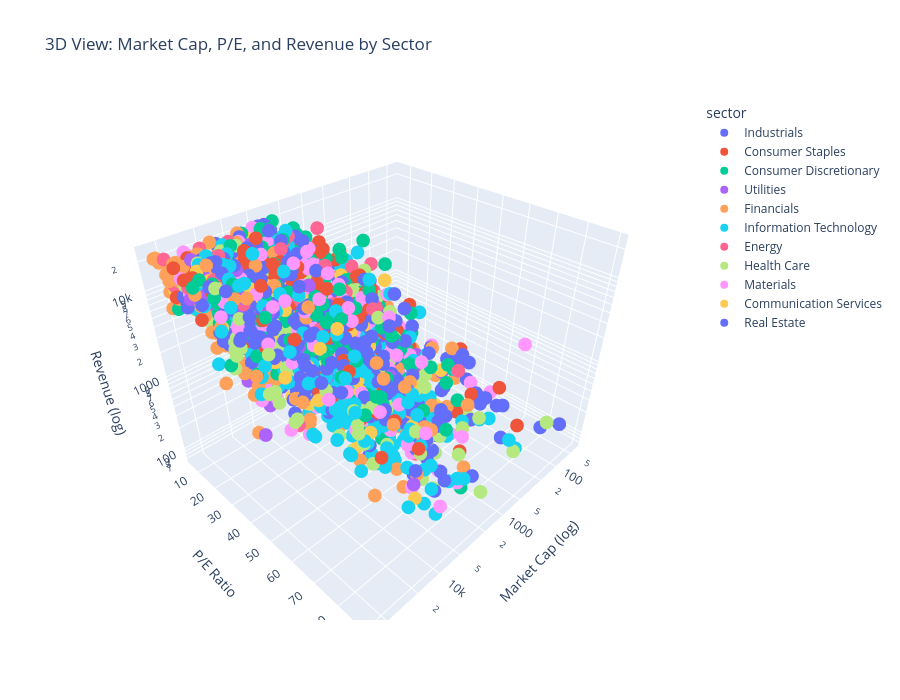

This figure's notebook cell:
### Code cell
# 3D scatter: Market Cap, P/E, and Revenue Growth
if HAVE_PLOTLY:
    scatter_3d_cols = ['market_cap', 'p_e', 'revenue']
    scatter_3d_available = all([c in all_stocks.columns for c in scatter_3d_cols])

    if scatter_3d_available and 'sector' in all_stocks.columns:
        scatter_3d_data = all_stocks[scatter_3d_cols + ['sector', 'ticker']].dropna()

        # Filter outliers
        for col in scatter_3d_cols:
            scatter_3d_data = scatter_3d_data[
                scatter_3d_data[col].between(
                        scatter_3d_data[col].quantile(0.05),
                        scatter_3d_data[col].quantile(0.95)
                        )
            ]

        if len(scatter_3d_data) > 10:
            fig = px.scatter_3d(
                    scatter_3d_data,
                    x='market_cap',
                    y='p_e',
                    z='revenue',
                    color='sector',
                    hover_data=['ticker'],
                    log_x=True,
                    log_z=True,
                    title='3D View: Market Cap, P/E, and Revenue by Sector',
                    labels={
                        'market_cap': 'Market Cap (log)',
                        'p_e': 'P/E Ratio',
                        'revenue': 'Revenue (log)'
                        },
                    height=700
                    )
            fig.show()

### Figure 1 — Plotly figure (JSON) as saved in the notebook; plotly's stock layout.template omitted (floating-point values rounded to 4 significant figures; data arrays with more than 128 entries replaced by an {"elided": "..."} marker saying what was removed)
{"data": [{"customdata": {"elided": "951x1 str values"}, "hovertemplate": "sector=Industrials<br>Market Cap (log)=%{x}<br>P/E Ratio=%{y}<br>Revenue (log)=%{z}<br>ticker=%{customdata[0]}<extra></extra>", "legendgroup": "Industrials", "marker": {"color": "#636efa", "symbol": "circle"}, "mode": "markers", "name": "Industrials", "scene": "scene", "showlegend": true, "x": {"elided": "951 float values"}, "y": {"elided": "951 float values"}, "z": {"elided": "951 float values"}, "type": "scatter3d"}, {"customdata": {"elided": "361x1 str values"}, "hovertemplate": "sector=Consumer Staples<br>Market Cap (log)=%{x}<br>P/E Ratio=%{y}<br>Revenue (log)=%{z}<br>ticker=%{customdata[0]}<extra></extra>", "legendgroup": "Consumer Staples", "marker": {"color": "#EF553B", "symbol": "circle"}, "mode": "markers", "name": "Consumer Staples", "scene": "scene", "showlegend": true, "x": {"elided": "361 float values"}, "y": {"elided": "361 float values"}, "z": {"elided": "361 float values"}, "type": "scatter3d"}, {"customdata": {"elided": "552x1 str values"}, "hovertemplate": "sector=Consumer Discretionary<br>Market Cap (log)=%{x}<br>P/E Ratio=%{y}<br>Revenue (log)=%{z}<br>ticker=%{customdata[0]}<extra></extra>", "legendgroup": "Consumer Discretionary", "marker": {"color": "#00cc96", "symbol": "circle"}, "mode": "markers", "name": "Consumer Discretionary", "scene": "scene", "showlegend": true, "x": {"elided": "552 float values"}, "y": {"elided": "552 float values"}, "z": {"elided": "552 float values"}, "type": "scatter3d"}, {"customdata": {"elided": "230x1 str values"}, "hovertemplate": "sector=Utilities<br>Market Cap (log)=%{x}<br>P/E Ratio=%{y}<br>Revenue (log)=%{z}<br>ticker=%{customdata[0]}<extra></extra>", "legendgroup": "Utilities", "marker": {"color": "#ab63fa", "symbol": "circle"}, "mode": "markers", "name": "Utilities", "scene": "scene", "showlegend": true, "x": {"elided": "230 float values"}, "y": {"elided": "230 float values"}, "z": {"elided": "230 float values"}, "type": "scatter3d"}, {"customdata": {"elided": "859x1 str values"}, "hovertemplate": "sector=Financials<br>Market Cap (log)=%{x}<br>P/E Ratio=%{y}<br>Revenue (log)=%{z}<br>ticker=%{customdata[0]}<extra></extra>", "legendgroup": "Financials", "marker": {"color": "#FFA15A", "symbol": "circle"}, "mode": "markers", "name": "Financials", "scene": "scene", "showlegend": true, "x": {"elided": "859 float values"}, "y": {"elided": "859 float values"}, "z": {"elided": "859 float values"}, "type": "scatter3d"}, {"customdata": {"elided": "466x1 str values"}, "hovertemplate": "sector=Information Technology<br>Market Cap (log)=%{x}<br>P/E Ratio=%{y}<br>Revenue (log)=%{z}<br>ticker=%{customdata[0]}<extra></extra>", "legendgroup": "Information Technology", "marker": {"color": "#19d3f3", "symbol": "circle"}, "mode": "markers", "name": "Information Technology", "scene": "scene", "showlegend": true, "x": {"elided": "466 float values"}, "y": {"elided": "466 float values"}, "z": {"elided": "466 float values"}, "type": "scatter3d"}, {"customdata": {"elided": "179x1 str values"}, "hovertemplate": "sector=Energy<br>Market Cap (log)=%{x}<br>P/E Ratio=%{y}<br>Revenue (log)=%{z}<br>ticker=%{customdata[0]}<extra></extra>", "legendgroup": "Energy", "marker": {"color": "#FF6692", "symbol": "circle"}, "mode": "markers", "name": "Energy", "scene": "scene", "showlegend": true, "x": {"elided": "179 float values"}, "y": {"elided": "179 float values"}, "z": {"elided": "179 float values"}, "type": "scatter3d"}, {"customdata": {"elided": "332x1 str values"}, "hovertemplate": "sector=Health Care<br>Market Cap (log)=%{x}<br>P/E Ratio=%{y}<br>Revenue (log)=%{z}<br>ticker=%{customdata[0]}<extra></extra>", "legendgroup": "Health Care", "marker": {"color": "#B6E880", "symbol": "circle"}, "mode": "markers", "name": "Health Care", "scene": "scene", "showlegend": true, "x": {"elided": "332 float values"}, "y": {"elided": "332 float values"}, "z": {"elided": "332 float values"}, "type": "scatter3d"}, {"customdata": {"elided": "434x1 str values"}, "hovertemplate": "sector=Materials<br>Market Cap (log)=%{x}<br>P/E Ratio=%{y}<br>Revenue (log)=%{z}<br>ticker=%{customdata[0]}<extra></extra>", "legendgroup": "Materials", "marker": {"color": "#FF97FF", "symbol": "circle"}, "mode": "markers", "name": "Materials", "scene": "scene", "showlegend": true, "x": {"elided": "434 float values"}, "y": {"elided": "434 float values"}, "z": {"elided": "434 float values"}, "type": "scatter3d"}, {"customdata": {"elided": "220x1 str values"}, "hovertemplate": "sector=Communication Services<br>Market Cap (log)=%{x}<br>P/E Ratio=%{y}<br>Revenue (log)=%{z}<br>ticker=%{customdata[0]}<extra></extra>", "legendgroup": "Communication Services", "marker": {"color": "#FECB52", "symbol": "circle"}, "mode": "markers", "name": "Communication Services", "scene": "scene", "showlegend": true, "x": {"elided": "220 float values"}, "y": {"elided": "220 float values"}, "z": {"elided": "220 float values"}, "type": "scatter3d"}, {"customdata": {"elided": "145x1 str values"}, "hovertemplate": "sector=Real Estate<br>Market Cap (log)=%{x}<br>P/E Ratio=%{y}<br>Revenue (log)=%{z}<br>ticker=%{customdata[0]}<extra></extra>", "legendgroup": "Real Estate", "marker": {"color": "#636efa", "symbol": "circle"}, "mode": "markers", "name": "Real Estate", "scene": "scene", "showlegend": true, "x": {"elided": "145 float values"}, "y": {"elided": "145 float values"}, "z": {"elided": "145 float values"}, "type": "scatter3d"}], "layout": {"scene": {"domain": {"x": [0.0, 1.0], "y": [0.0, 1.0]}, "xaxis": {"title": {"text": "Market Cap (log)"}, "type": "log"}, "yaxis": {"title": {"text": "P/E Ratio"}}, "zaxis": {"title": {"text": "Revenue (log)"}, "type": "log"}}, "legend": {"title": {"text": "sector"}, "tracegroupgap": 0}, "title": {"text": "3D View: Market Cap, P/E, and Revenue by Sector"}, "height": 700}}
